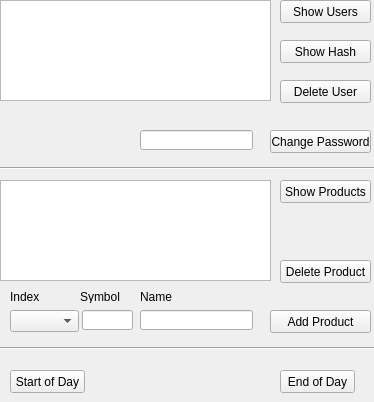
<?xml version="1.0" encoding="UTF-8"?>
<ui version="4.0">
 <class>MEX_AdminPanel</class>
 <widget class="QWidget" name="MEX_AdminPanel">
  <property name="geometry">
   <rect>
    <x>0</x>
    <y>0</y>
    <width>374</width>
    <height>402</height>
   </rect>
  </property>
  <property name="windowTitle">
   <string>MEX - Admin Panel</string>
  </property>
  <widget class="QLineEdit" name="edtNewPW">
   <property name="geometry">
    <rect>
     <x>140</x>
     <y>130</y>
     <width>113</width>
     <height>20</height>
    </rect>
   </property>
   <property name="echoMode">
    <enum>QLineEdit::Password</enum>
   </property>
  </widget>
  <widget class="QListWidget" name="lwUsers">
   <property name="enabled">
    <bool>true</bool>
   </property>
   <property name="geometry">
    <rect>
     <x>0</x>
     <y>0</y>
     <width>271</width>
     <height>101</height>
    </rect>
   </property>
  </widget>
  <widget class="QPushButton" name="btnShowPW">
   <property name="enabled">
    <bool>true</bool>
   </property>
   <property name="geometry">
    <rect>
     <x>280</x>
     <y>40</y>
     <width>91</width>
     <height>23</height>
    </rect>
   </property>
   <property name="text">
    <string>Show Hash</string>
   </property>
  </widget>
  <widget class="QPushButton" name="btnDeleteUser">
   <property name="enabled">
    <bool>true</bool>
   </property>
   <property name="geometry">
    <rect>
     <x>280</x>
     <y>80</y>
     <width>91</width>
     <height>23</height>
    </rect>
   </property>
   <property name="text">
    <string>Delete User</string>
   </property>
  </widget>
  <widget class="QPushButton" name="btnShowUsers">
   <property name="enabled">
    <bool>true</bool>
   </property>
   <property name="geometry">
    <rect>
     <x>280</x>
     <y>0</y>
     <width>91</width>
     <height>23</height>
    </rect>
   </property>
   <property name="text">
    <string>Show Users</string>
   </property>
  </widget>
  <widget class="QPushButton" name="btnChangePW">
   <property name="geometry">
    <rect>
     <x>270</x>
     <y>130</y>
     <width>101</width>
     <height>23</height>
    </rect>
   </property>
   <property name="text">
    <string>Change Password</string>
   </property>
  </widget>
  <widget class="Line" name="line">
   <property name="geometry">
    <rect>
     <x>0</x>
     <y>160</y>
     <width>381</width>
     <height>16</height>
    </rect>
   </property>
   <property name="orientation">
    <enum>Qt::Horizontal</enum>
   </property>
  </widget>
  <widget class="QLineEdit" name="edtProductName">
   <property name="geometry">
    <rect>
     <x>140</x>
     <y>310</y>
     <width>113</width>
     <height>20</height>
    </rect>
   </property>
   <property name="echoMode">
    <enum>QLineEdit::Normal</enum>
   </property>
  </widget>
  <widget class="QListWidget" name="lwProducts">
   <property name="enabled">
    <bool>true</bool>
   </property>
   <property name="geometry">
    <rect>
     <x>0</x>
     <y>180</y>
     <width>271</width>
     <height>101</height>
    </rect>
   </property>
  </widget>
  <widget class="QPushButton" name="btnShowProducts">
   <property name="enabled">
    <bool>true</bool>
   </property>
   <property name="geometry">
    <rect>
     <x>280</x>
     <y>180</y>
     <width>91</width>
     <height>23</height>
    </rect>
   </property>
   <property name="text">
    <string>Show Products</string>
   </property>
  </widget>
  <widget class="QPushButton" name="btnAddProduct">
   <property name="geometry">
    <rect>
     <x>270</x>
     <y>310</y>
     <width>101</width>
     <height>23</height>
    </rect>
   </property>
   <property name="text">
    <string>Add Product</string>
   </property>
  </widget>
  <widget class="QPushButton" name="btnDeleteProduct">
   <property name="enabled">
    <bool>true</bool>
   </property>
   <property name="geometry">
    <rect>
     <x>280</x>
     <y>260</y>
     <width>91</width>
     <height>23</height>
    </rect>
   </property>
   <property name="text">
    <string>Delete Product</string>
   </property>
  </widget>
  <widget class="QLineEdit" name="edtProductSymbol">
   <property name="geometry">
    <rect>
     <x>82</x>
     <y>310</y>
     <width>51</width>
     <height>20</height>
    </rect>
   </property>
   <property name="echoMode">
    <enum>QLineEdit::Normal</enum>
   </property>
  </widget>
  <widget class="QComboBox" name="cBoxIndices">
   <property name="geometry">
    <rect>
     <x>10</x>
     <y>310</y>
     <width>69</width>
     <height>22</height>
    </rect>
   </property>
  </widget>
  <widget class="QLabel" name="lblIndex">
   <property name="geometry">
    <rect>
     <x>10</x>
     <y>290</y>
     <width>47</width>
     <height>13</height>
    </rect>
   </property>
   <property name="text">
    <string>Index</string>
   </property>
  </widget>
  <widget class="QLabel" name="lblSymbol">
   <property name="geometry">
    <rect>
     <x>80</x>
     <y>290</y>
     <width>47</width>
     <height>13</height>
    </rect>
   </property>
   <property name="text">
    <string>Symbol</string>
   </property>
  </widget>
  <widget class="QLabel" name="lblName">
   <property name="geometry">
    <rect>
     <x>140</x>
     <y>290</y>
     <width>47</width>
     <height>13</height>
    </rect>
   </property>
   <property name="text">
    <string>Name</string>
   </property>
  </widget>
  <widget class="QPushButton" name="btnSOD">
   <property name="geometry">
    <rect>
     <x>10</x>
     <y>370</y>
     <width>75</width>
     <height>23</height>
    </rect>
   </property>
   <property name="text">
    <string>Start of Day</string>
   </property>
  </widget>
  <widget class="Line" name="line_2">
   <property name="geometry">
    <rect>
     <x>0</x>
     <y>340</y>
     <width>381</width>
     <height>16</height>
    </rect>
   </property>
   <property name="orientation">
    <enum>Qt::Horizontal</enum>
   </property>
  </widget>
  <widget class="QPushButton" name="btnEOD">
   <property name="geometry">
    <rect>
     <x>280</x>
     <y>370</y>
     <width>75</width>
     <height>23</height>
    </rect>
   </property>
   <property name="text">
    <string>End of Day</string>
   </property>
  </widget>
 </widget>
 <tabstops>
  <tabstop>lwUsers</tabstop>
  <tabstop>btnShowUsers</tabstop>
  <tabstop>btnShowPW</tabstop>
  <tabstop>btnDeleteUser</tabstop>
  <tabstop>edtNewPW</tabstop>
  <tabstop>btnChangePW</tabstop>
  <tabstop>lwProducts</tabstop>
  <tabstop>btnShowProducts</tabstop>
  <tabstop>btnDeleteProduct</tabstop>
  <tabstop>cBoxIndices</tabstop>
  <tabstop>edtProductSymbol</tabstop>
  <tabstop>edtProductName</tabstop>
  <tabstop>btnAddProduct</tabstop>
 </tabstops>
 <resources/>
 <connections/>
</ui>
